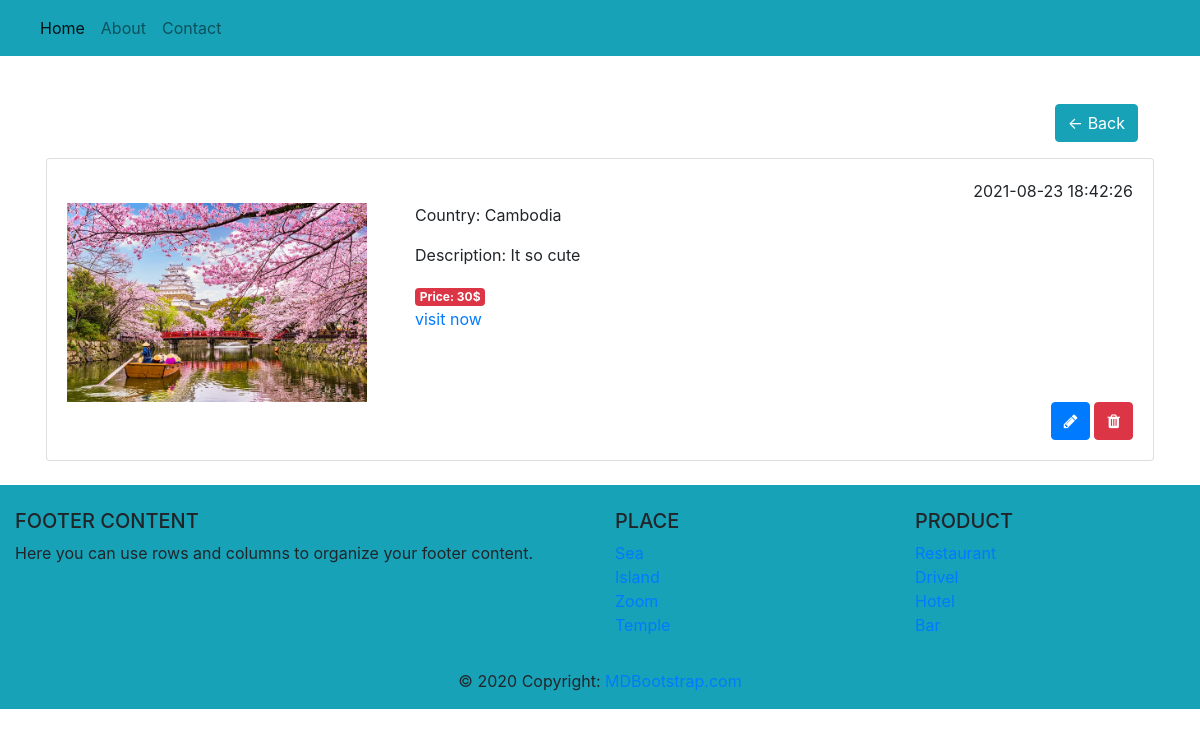
/?page=detail&id=63, run on the app's committed database.
### tables this page shows
CREATE TABLE `post` (
  `post_id` int(11) NOT NULL,
  `image` varchar(200) NOT NULL,
  `description` text NOT NULL,
  `price` int(100) NOT NULL,
  `location` varchar(100) NOT NULL,
  `date` datetime NOT NULL DEFAULT current_timestamp(),
  `user_id` int(11) NOT NULL
);

### database/database.php (called while the page is built, shortened)
<?php
    function db() {
        return new mysqli('localhost','root','','project');
    }
    function getOnePost($id) {
        return db()->query("SELECT * FROM post WHERE post_id = $id");
    }

### pages/detail.php (the view)
<div class="container mt-3 p-3">
    <div class="d-flex justify-content-end p-3">
        <button class="btn btn-info" onclick="window.history.back();">&#8592; Back</button>
        </div>
    <?php
        require_once('database/database.php');
        $id = $_GET['id'];
        $posts = getOnePost($id);
        foreach ($posts as $post):
    ?>
    <div class="card mb-2">
        <div class="card-body">
            <div class="d-flex justify-content-end">
                <span><?= $post['date'] ?></span>
            </div>
            <div class="d-flex">
                <div class="image">
                    <img class="img-fluid" width="300" src="images/<?= $post['image'] ?>" alt="">
                </div>
                <div class="title ml-5">
                    <p class="display-5">Country: <?= $post['location'] ?></p>
                    <p>Description: <?= $post['description'] ?></p>
                    <strong class="badge badge-danger">Price: <?= $post['price'] ?>$</strong>
                    <p><a href="?page=contact">visit now</a></p>
                </div>
            </div>
            <div class="d-flex justify-content-end">
                <a href="process/edit.php?id=<?= $post['post_id'] ?>" class="btn btn-primary mr-1"><i class="fa fa-pencil"></i></a>
                <a href="process/remove.php?id=<?= $post['post_id'] ?>" class="btn btn-danger"><i class="fa fa-trash"></i></a>
            </div>
        </div>
    </div>
    <?php endforeach; ?>
</div>

### data on the page
post: date "2021-08-23 18:42:26", image (picture), location "Cambodia", description "It so cute", price "30"
